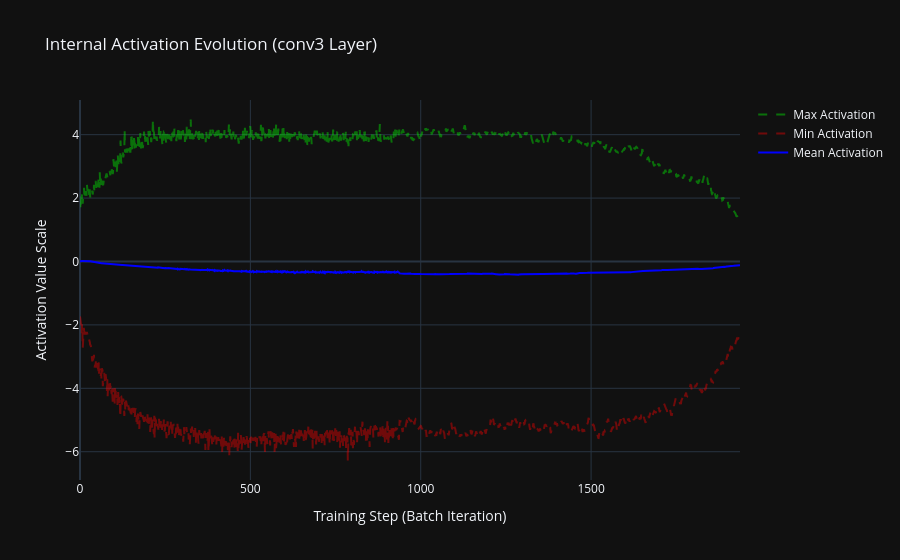

The cell this chart's notebook holds for it:
### Code cell
#training[11:24<00:00, 34.18s/it]
#denoising[00:04<00:00, 271.06it/s]
activation_h2 = {
    "steps": [],
    "means": [],
    "stds": [],
    "mins": [],
    "maxs": []
}

def peak_into_activations2(module, input, output):
    out_detached = output.detach().cpu()
    activation_h2["means"].append(out_detached.mean().item())
    activation_h2["stds"].append(out_detached.std().item())
    activation_h2["mins"].append(out_detached.min().item())
    activation_h2["maxs"].append(out_detached.max().item())
    
lr = 2e-4 #1e-3
model = UNetPlusGroupNorm(time_dim=128).to(device)
model.conv3.register_forward_hook(peak_into_activations2)
opt = optim.Adam(model.parameters(), lr=lr)
epochs = 50 if not test else 1#20
losses_h = fit(epochs=epochs, train_dl=train_dl_mnist, model=model, opt=opt, device=device)
model.eval()
n_samples = 16
x_trajectory = torch.randn(n_samples, 1, 28, 28, device=device)

with torch.no_grad():
    for t_idx in tqdm(reversed(range(T)), total=T, desc="Denoising Steps"):
        t_batch = torch.full((n_samples,), t_idx, device=device, dtype=torch.float)
        pred_noise = model(x_trajectory, t_batch)
        beta_t = betas[t_idx]
        alpha_t = alphas[t_idx]
        alpha_cumprod_t = alphas_cumprod[t_idx]
        mu_coefficient = 1. / torch.sqrt(alpha_t)
        noise_coef = beta_t / torch.sqrt(1. - alpha_cumprod_t)
        mu_theta = mu_coefficient * (x_trajectory - noise_coef * pred_noise)
        
        if t_idx > 0:
            z = torch.randn_like(x_trajectory)
            sigma_t = sigmas[t_idx]
            x_trajectory = mu_theta + sigma_t * z
        else:
            x_trajectory = mu_theta

new_imgs = ((x_trajectory.cpu() + 1) / 2.0).clamp(0, 1)
grid_img = torchvision.utils.make_grid(new_imgs, nrow=4)
grid_np = grid_img.numpy().transpose((1, 2, 0))
fig = px.imshow(
    grid_np, 
    title=f"DPM Generated Digits (Epochs: {epochs})"
)
fig.show()
plot_activation_trends(activation_h2)

### Figure 1 — Plotly figure (JSON) as saved in the notebook; plotly's stock layout.template omitted (floating-point values rounded to 4 significant figures; data arrays with more than 128 entries replaced by an {"elided": "..."} marker saying what was removed)
{"data": [{"line": {"color": "rgba(0,255,0,0.4)", "dash": "dash"}, "name": "Max Activation", "type": "scatter", "x": {"elided": "1938 int values"}, "y": {"elided": "1938 float values"}}, {"line": {"color": "rgba(255,0,0,0.4)", "dash": "dash"}, "name": "Min Activation", "type": "scatter", "x": {"elided": "1938 int values"}, "y": {"elided": "1938 float values"}}, {"line": {"color": "blue", "width": 2}, "name": "Mean Activation", "type": "scatter", "x": {"elided": "1938 int values"}, "y": {"elided": "1938 float values"}}], "layout": {"hovermode": "x unified", "title": {"text": "Internal Activation Evolution (conv3 Layer)"}, "xaxis": {"title": {"text": "Training Step (Batch Iteration)"}}, "yaxis": {"title": {"text": "Activation Value Scale"}}}}
